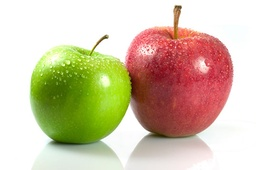
#> input picture project1-Kmeans/image/2apples.jpg, 256 x 170 px, shrunk from 538 x 358 before the run, found by its file name; its folder holds only this picture in this run
$ python tmp.py
#> lines starting #> are read from the running program, lines starting #| are printed output that depends on the picture
import cv2
import numpy as np
import os
from matplotlib import pyplot as plt

from copy import deepcopy

def distance(a, b):
    return sum([(el_a - el_b)**2 for el_a, el_b in list(zip(a, b))]) ** 0.5


save_dir = '/home/sumin/Documents/robot_vision/image'
lists = os.listdir(save_dir)

image =[]
for k in lists:
    save = save_dir+'/'+k
    img = cv2.imread(save)
#> img is the input picture: shape (170, 256, 3); mean B, G, R 168.6, 195.3, 210
    image.append(img)


k=8


for i in range(len(image)):
    data = image[i].reshape((-1, 3)).astype(np.float32)
    img_copy = image[i].copy()

    centroids_b = np.random.randint(0, 255, k)
    centroids_g = np.random.randint(0, 255, k)
    centroids_r = np.random.randint(0, 255, k)
    centroids = zip(centroids_b, centroids_g, centroids_r)
    centroids = list(centroids)

    centroids_old = deepcopy(centroids)  # 제일 처음 centroids_old는 0으로 초기화 해줍니다
    labels = np.zeros(len(data[:,0]))
    error = np.zeros(k)

    for j in range(len(error)):
        error[j]=j+1
    # STEP 4: error가 0에 수렴할 때 까지 2 ~ 3 단계를 반복합니다
    while (error.all() != 0):
        # STEP 2: 가까운 centroids에 데이터를 할당합니다
        for l in range(len(data[:,0])):
            distances = np.zeros(k)  # 초기 거리는 모두 0으로 초기화 해줍니다
            for j in range(k):
                distances[j] = distance(data[l], centroids[j])
            cluster = np.argmin(distances)  # np.argmin은 가장 작은 값의 index를 반환합니다
            labels[l] = cluster
        # Step 3: centroids를 업데이트 시켜줍니다
        centroids_old = deepcopy(centroids)
        for l in range(k):
            # 각 그룹에 속한 데이터들만 골라 points에 저장합니다
            points = [data[j] for j in range(len(data)) if labels[j] == l]
            # points의 각 feature, 즉 각 좌표의 평균 지점을 centroid로 지정합니다
            print(len(points))
            if len(points)>1:
                centroids[l] = np.mean(points, axis=0)
        # 새롭게 centroids를 업데이트 했으니 error를 다시 계산합니다
        for j in range(k):
            error[j] = distance(centroids_old[j], centroids[j])

    for j in range(len(labels)):
        y = int(j/image[i].shape[1])
        x = j % image[i].shape[1]

        img_copy[y][x] = (int(centroids[int(labels[j])][0]),int(centroids[int(labels[j])][1]),int(centroids[int(labels[j])][2]))

    cv2.imshow("clustering", img_copy)
    cv2.waitKey(0)
#> this loop made 1 pass
#> (centroids_b, centroids_g, centroids_r) on pass 1: ([172, 47, 117, 192, 67, 251, 195, 103], [9, 211, 21, 242, 36, 87, 70, 216], [88, 140, 58, 193, 230, 39, 87, 174])
#| 0
#| 6271
#| 2005
#| 25941
#| 6927
#| 0
#| 19
#| 2357
#> pass 1, `cv2.imshow("clustering", img_copy)`:
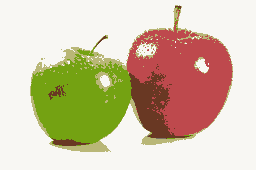
#> window 'clustering': shape (170, 256, 3); mean B, G, R 167.8, 194.7, 209.7
